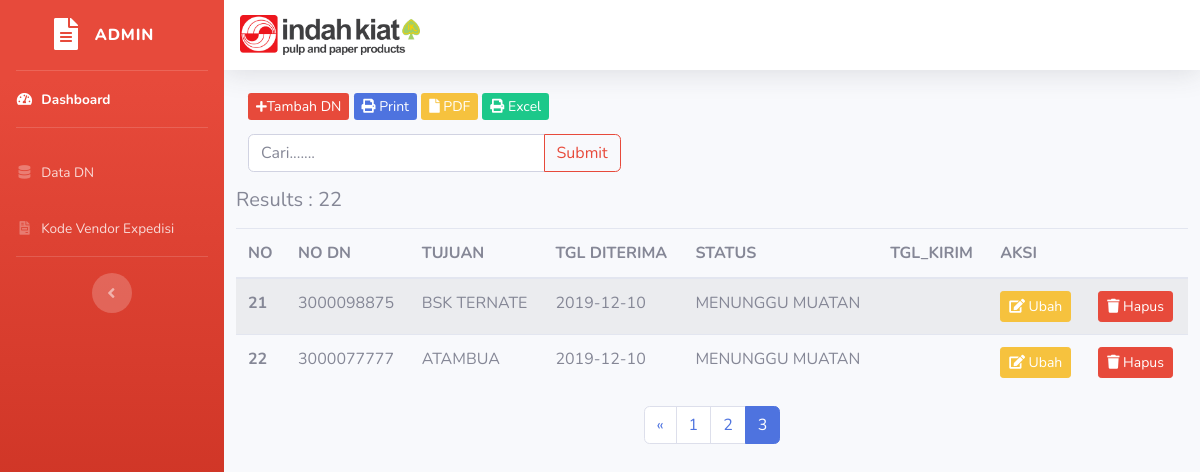
The page /delivery/index/20 on the database its author committed.
### tables this page shows
CREATE TABLE `tb_delivery` (
  `id` int(255) NOT NULL AUTO_INCREMENT,
  `no_dn` decimal(10,0) DEFAULT NULL,
  `tujuan` varchar(100) DEFAULT NULL,
  `tgl_diterima` date DEFAULT NULL,
  `tgl_kirim` date DEFAULT NULL,
  `status` varchar(100) DEFAULT NULL,
  PRIMARY KEY (`id`)
);

### application/controllers/Delivery.php (called while the page is built, shortened)
<?php
class Delivery extends CI_Controller
{
    public function index()
    {
        $data['judul'] = 'Daftar DN';
        $this->load->library('pagination');
        if ($this->input->post('submit')) {
            $data['key'] = $this->input->post('key');
            $this->session->set_userdata('key', $data['key']);
        } else {
            $data['key'] = $this->session->userdata('key');
        }
        $this->db->like('tujuan', $data['key']);
        $this->db->or_like('no_dn', $data['key']);
        $this->db->or_like('status', $data['key']);
        $this->db->or_like('tgl_kirim', $data['key']);
        $this->db->from('tb_delivery');
        $config['total_rows'] = $this->db->count_all_results();
        $data['total_rows'] = $config['total_rows'];
        $config['per_page'] = 10;
        $data['start'] = $this->uri->segment(3);
        $data['delivery'] = $this->Delivery_model->getDelivery($config['per_page'], $data['start'], $data['key']);
        $this->load->view('templates/header', $data);
        $this->load->view('templates/sidebar');
        $this->load->view('delivery/index', $data);
        $this->load->view('templates/footer');
    }
}

### index.php (called while the page is built, shortened)
<?php
require_once BASEPATH.'core/CodeIgniter.php';

### application/config/config.php (called while the page is built, shortened)
<?php
$config['base_url'] = 'http://localhost/App_Ikt/';
$config['index_page'] = '';
$config['uri_protocol']    = 'REQUEST_URI';
$config['url_suffix'] = '';
$config['language']    = 'english';
$config['charset'] = 'UTF-8';
$config['enable_hooks'] = FALSE;
$config['subclass_prefix'] = 'MY_';
$config['composer_autoload'] = FALSE;
$config['permitted_uri_chars'] = 'a-z 0-9~%.:_\-';
$config['enable_query_strings'] = FALSE;
$config['controller_trigger'] = 'c';
$config['function_trigger'] = 'm';
$config['directory_trigger'] = 'd';
$config['allow_get_array'] = TRUE;
$config['log_threshold'] = 0;
$config['log_path'] = '';
$config['log_file_extension'] = '';
$config['log_file_permissions'] = 0644;
$config['log_date_format'] = 'Y-m-d H:i:s';
$config['error_views_path'] = '';
$config['cache_path'] = '';
$config['cache_query_string'] = FALSE;
$config['encryption_key'] = '';
$config['sess_driver'] = 'files';
$config['sess_cookie_name'] = 'ci_session';
$config['sess_expiration'] = 7200;
$config['sess_save_path'] = NULL;
$config['sess_match_ip'] = FALSE;
$config['sess_time_to_update'] = 300;
$config['sess_regenerate_destroy'] = FALSE;
$config['cookie_prefix']    = '';
$config['cookie_domain']    = '';
$config['cookie_path']        = '/';
$config['cookie_secure']    = FALSE;
$config['cookie_httponly']     = FALSE;
$config['standardize_newlines'] = FALSE;
$config['global_xss_filtering'] = FALSE;
$config['csrf_protection'] = FALSE;
$config['csrf_token_name'] = 'csrf_test_name';
$config['csrf_cookie_name'] = 'csrf_cookie_name';
$config['csrf_expire'] = 7200;
$config['csrf_regenerate'] = TRUE;
$config['csrf_exclude_uris'] = array();
$config['compress_output'] = FALSE;
$config['time_reference'] = 'local';
$config['rewrite_short_tags'] = FALSE;
$config['proxy_ips'] = '';

### application/models/Delivery_model.php (called while the page is built, shortened)
<?php
class Delivery_model extends CI_Model
{
    public function getDelivery($limit, $start, $key = null)
    {
        return $this->db->get('tb_delivery', $limit, $start)->result_array();
    }
}

### application/views/delivery/index.php (the view, shortened to what this page needs)
<div class="container">
    <div class="row">
        <div class="col-md-6">
            <a href="<?= base_url() ?>/delivery/tambah" class="btn-sm btn-danger"><i class=" fas fa-plus fa-sm"></i>Tambah DN</a>
            <a href="<?= base_url() ?>/delivery/print_dn" class="btn-sm btn-primary"><i class=" fas fa-print fa-md"></i> Print</a>
            <a href="<?= base_url() ?>/delivery/print_pdf" class="btn-sm btn-warning"><i class=" fas fa-file fa-md"></i> PDF</a>
            <a href="<?= base_url() ?>/delivery/excel" class="btn-sm btn-success"><i class=" fas fa-print fa-md"></i> Excel</a>
        </div>
    </div>
    <div class="row mt-3">
        <div class="col-md-5">
            <form action="<?= base_url('delivery') ?>" method="post">
                <div class="input-group mb-3">
                    <input type="text" class="form-control" placeholder="Cari......." name="key" autocomplete="off" autofocus>
                    <div class="input-group-append">
                        <input class="btn btn-outline-danger" type="submit" name="submit"></input>
                    </div>
                </div>
            </form>
        </div>
    </div>
    <div class="row">
        <table class="table table-striped mt-2">
            <h5>Results : <?= $total_rows ?></h5>
            <thead>
                <tr>
                    <th scope="col">NO</th>
                    <th scope="col">NO DN</th>
                    <th scope="col">TUJUAN</th>
                    <th scope="col">TGL DITERIMA</th>
                    <th scope="col">STATUS</th>
                    <th scope="col">TGL_KIRIM</th>
                    <th colspan="2">AKSI</th>
                </tr>
            </thead>
            <tbody>
                <?php
                foreach ($delivery as $dn) : ?>
                    <tr>
                        <th scope="row"><?= ++$start ?></th>
                        <td><?= $dn['no_dn'] ?></td>
                        <td><?= $dn['tujuan'] ?></td>
                        <td><?= $dn['tgl_diterima'] ?></td>
                        <td><?= $dn['status'] ?></td>
                        <td><?= $dn['tgl_kirim'] ?></td>
                        <td>
                            <a href="<?= base_url(); ?>/delivery/ubah/<?= $dn['id']; ?>" class="btn btn-warning btn-sm"><i class="fa fa-edit"></i> Ubah</a>
                        </td>
                        <td>
                            <a href="<?= base_url(); ?>/delivery/hapus/<?= $dn['id']; ?>" class="btn btn-danger btn-sm" onclick="return confirm('Yakin AKan dihapus >');"><i class=" fa fa-trash"></i> Hapus</a>
                        </td>
                    </tr>
                <?php endforeach ?>
            </tbody>
        </table>
    </div>
    <?= $this->pagination->create_links(); ?>
</div>

### rows shown on the page
tb_delivery: no_dn "3000098875", tujuan "BSK TERNATE", tgl_diterima "2019-12-10", status "MENUNGGU MUATAN"
tb_delivery: no_dn "3000077777", tujuan "ATAMBUA", tgl_diterima "2019-12-10", status "MENUNGGU MUATAN"

### other values the page prints
$total_rows "22"
$this->pagination->create_links() "« 1 2 3"
